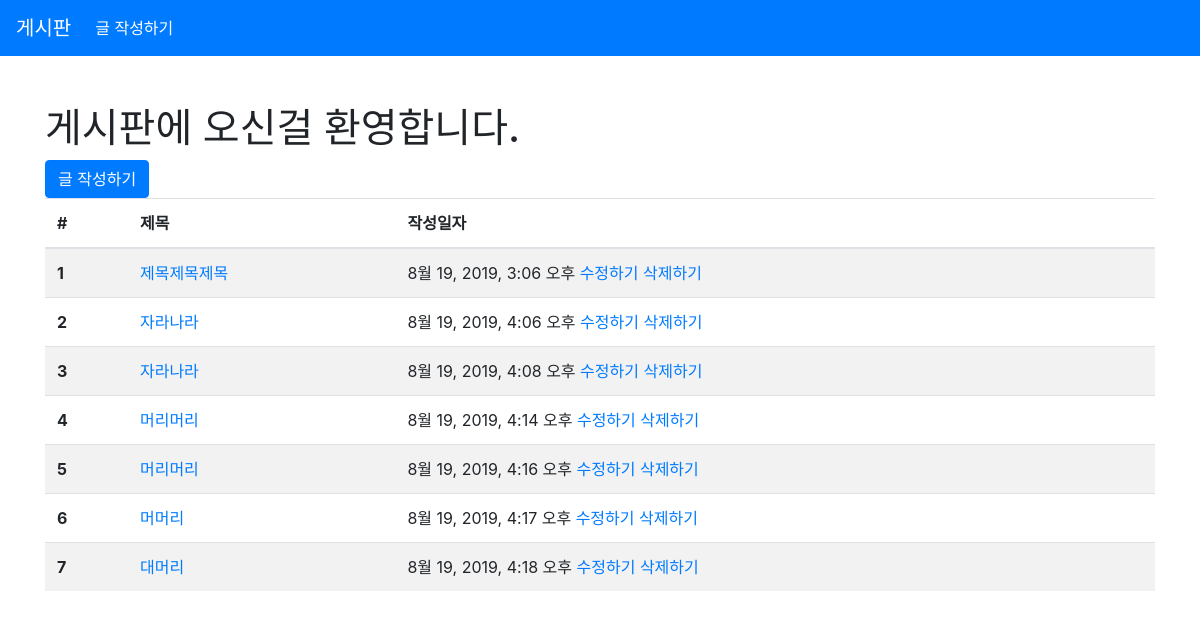
/articles/, run on an earlier commit of the app's database.
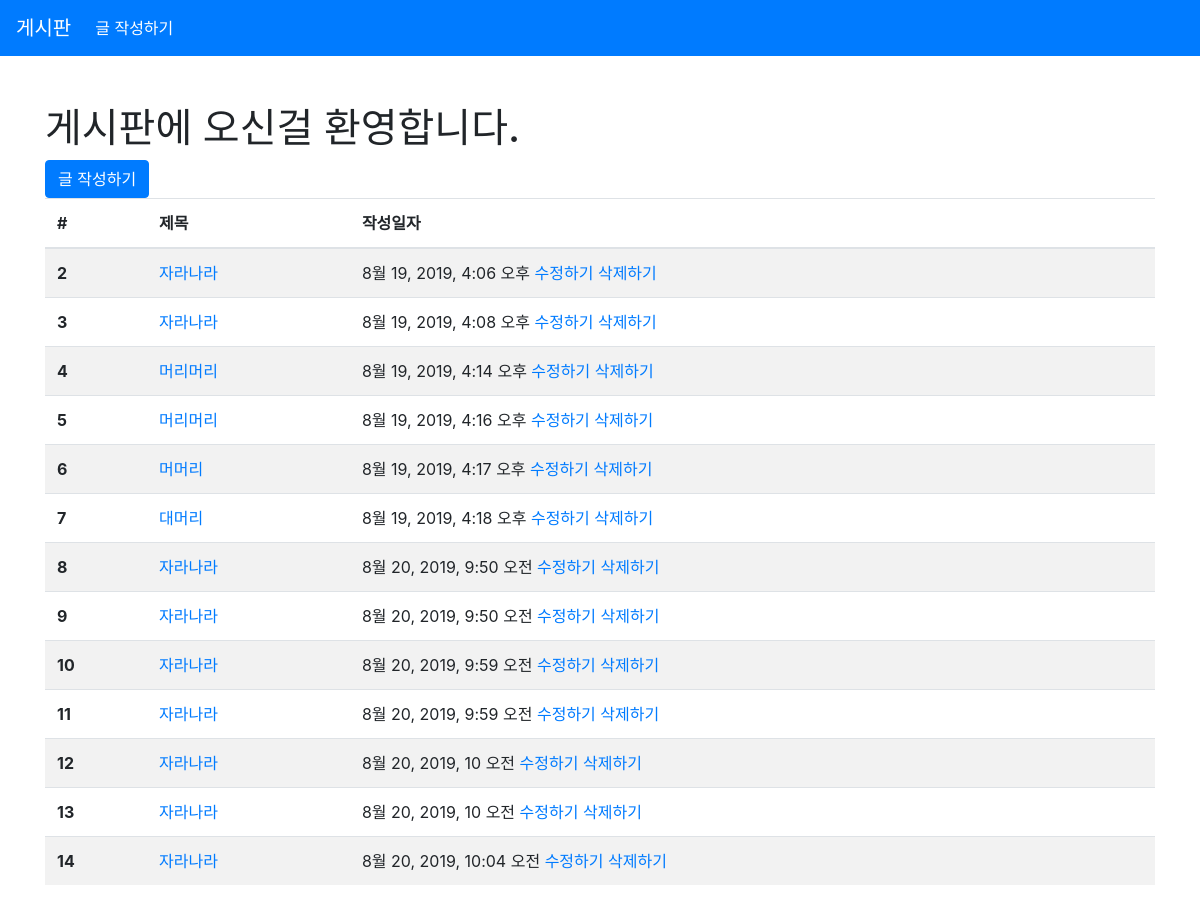
And on a later commit of the database.
### articles/models.py (models this page shows, shortened)
class Article(models.Model):
    title = models.CharField(max_length=10)
    content = models.TextField()
    created_at = models.DateTimeField(auto_now_add=True)
    updated_at = models.DateTimeField(auto_now=True)

### articles/views.py (the view)
# urls.py: path('', views.index, name='index'),
def index(request):
    articles = Article.objects.all()
    context = {
        'articles' : articles
    }
    return render(request, 'articles/index.html', context)

### articles/templates/articles/index.html
{% extends 'articles/base.html' %}
{% block body %}
<h1>게시판에 오신걸 환영합니다.</h1>
<a href="{% url 'articles:new' %}" class="btn btn-primary">글 작성하기</a>
<table class="table table-striped">
  <thead>
    <tr>
      <th scope="col">#</th>
      <th scope="col">제목</th>
      <th scope="col">작성일자</th>
    </tr>
  </thead>
  <tbody>
    {% for article in articles %}
    <tr>
      <th scope="row">{{ article.id }}</th>
      <td><a href="/articles/{{ article.pk }}/">{{ article.title }}</a></td>
      <td>
        {{ article.created_at }}
        <a href="{% url 'articles:edit' article.pk %}">수정하기</a>
        <a href="{% url 'articles:delete' article.pk %}">삭제하기</a>
      </td>
    </tr>
    {% endfor %}
  </tbody>
</table>
{% endblock %}

### articles/templates/articles/base.html (shortened to what this page needs)
<!DOCTYPE html>
<html lang="en">
<head>
  <link rel="stylesheet" href="https://stackpath.bootstrapcdn.com/bootstrap/4.3.1/css/bootstrap.min.css"
>
</head>
<body>
  <nav class="navbar navbar-expand-lg navbar-dark bg-primary position-fixedtop">
    <a class="navbar-brand" href="{% url 'articles:index' %}">게시판</a>
    <div class="collapse navbar-collapse" id="navbarNavAltMarkup">
      <div class="navbar-nav">
        <a class="nav-item nav-link active" href="{% url 'articles:new' %}"> 글 작성하기<span class="sr-only">(current)</span></a>
      </div>
    </div>
  </nav>
  <div class="container mt-5">
    {% block body %}
    {% endblock %}
  </div>
</body>
</html>

What changed in the data, as far as the page shows it:
removed Article: id "1", title "제목제목제목", created_at "8월 19, 2019, 3:06 오후"
added Article: id "8", title "자라나라", created_at "8월 20, 2019, 9:50 오전"
added Article: id "9", title "자라나라", created_at "8월 20, 2019, 9:50 오전"
added Article: id "10", title "자라나라", created_at "8월 20, 2019, 9:59 오전"
added Article: id "11", title "자라나라", created_at "8월 20, 2019, 9:59 오전"
added Article: id "12", title "자라나라", created_at "8월 20, 2019, 10 오전"
added Article: id "13", title "자라나라", created_at "8월 20, 2019, 10 오전"
added Article: id "14", title "자라나라", created_at "8월 20, 2019, 10:04 오전"
